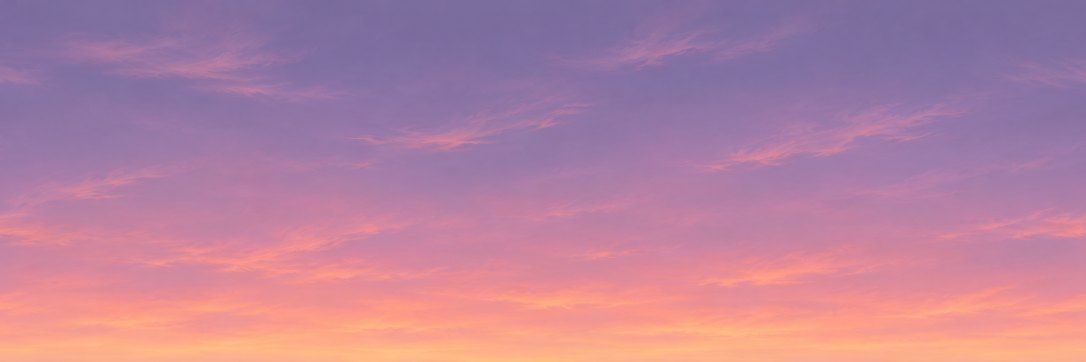
#> input picture art/world-pack-03/urvina-sky.png, 2172 x 724 px (shown at 1/2 size); its folder holds only this picture in this run
$ python validate-urvina.py
#> lines starting #> are read from the running program, lines starting #| are printed output that depends on the picture
from pathlib import Path
from PIL import Image,ImageDraw
import json,numpy as np
w=Path(__file__).resolve().parent
names=['sky','far','mid','near','vista'];qa=[]
board=Image.new('RGB',(1448,5*280),(32,38,48));d=ImageDraw.Draw(board)
#> after `board = Image.new('RGB', (1448, 5 * 280), (32, 38, 48))`:
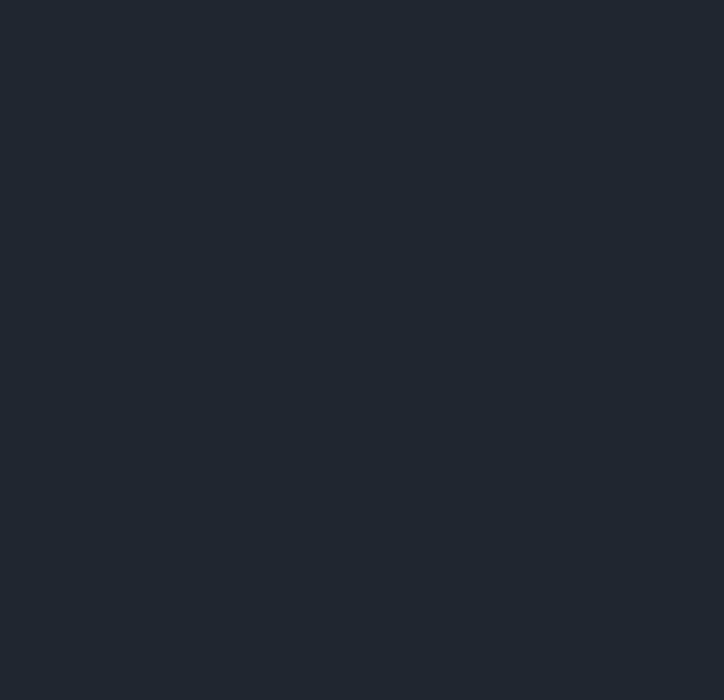
#> board: PIL image 1448x1400 RGB (shown at 1/2 size); mean R, G, B 32, 38, 48
for i,n in enumerate(names):
 im=Image.open(w/f'urvina-{n}.png').convert('RGBA');assert im.size==(2172,724)
#> further down, im is the input picture: PIL image 2172x724 RGBA; mean R, G, B, A 182.4, 130.2, 157.6, 255
 a=np.array(im);assert np.array_equal(a[:,0],a[:,-1])
 if n in ['far','mid','near']:
  assert im.getchannel('A').getextrema()==(0,255)
  assert float((a[:100,:,3]==0).mean())>.8
 else:assert im.getchannel('A').getextrema()==(255,255)
 qa.append({'name':'urvina-'+n,'size':list(im.size),'alpha':im.getchannel('A').getextrema(),'matchingEdgeRGBA':True})
 tile=im.resize((724,241),Image.Resampling.LANCZOS)
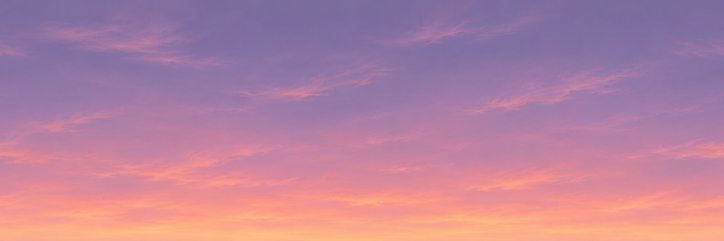
#> tile: PIL image 724x241 RGBA; mean R, G, B, A 182.4, 130.2, 157.5, 255
 for x in [0,724]:board.paste(tile,(x,i*280+30),tile)
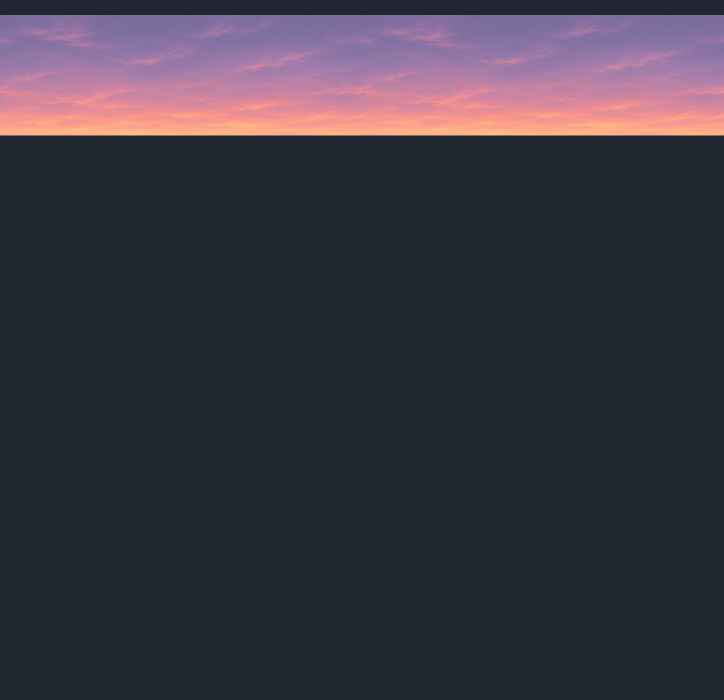
#> board: PIL image 1448x1400 RGB (shown at 1/2 size); mean R, G, B 57.9, 53.9, 66.9
#> (the run stopped early here; a loop or call above may not have finished)
